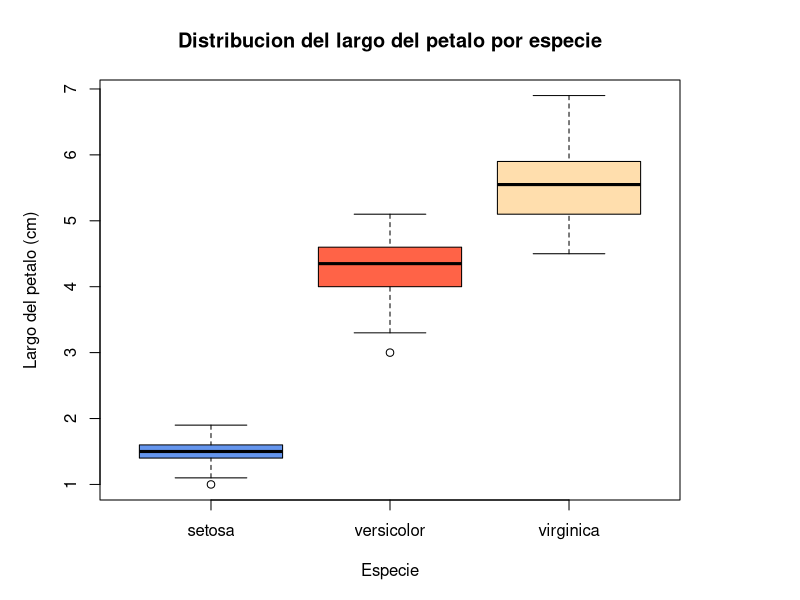
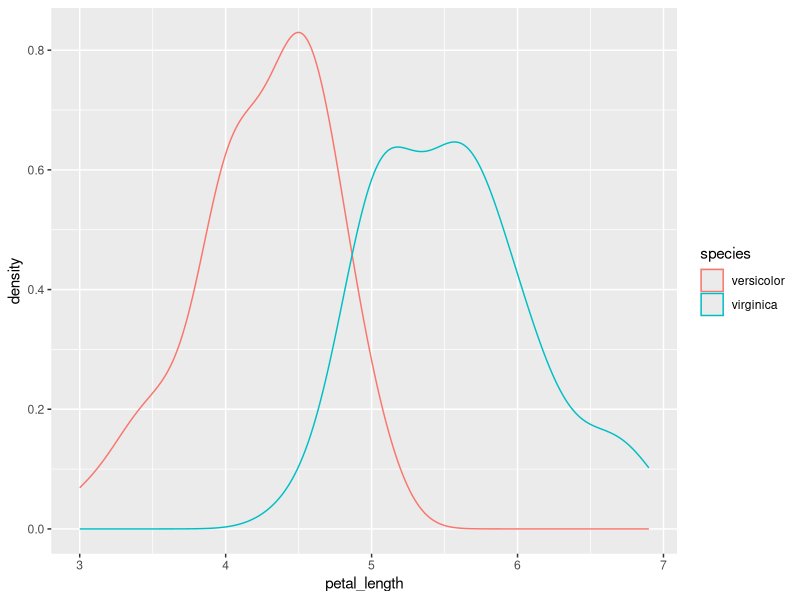
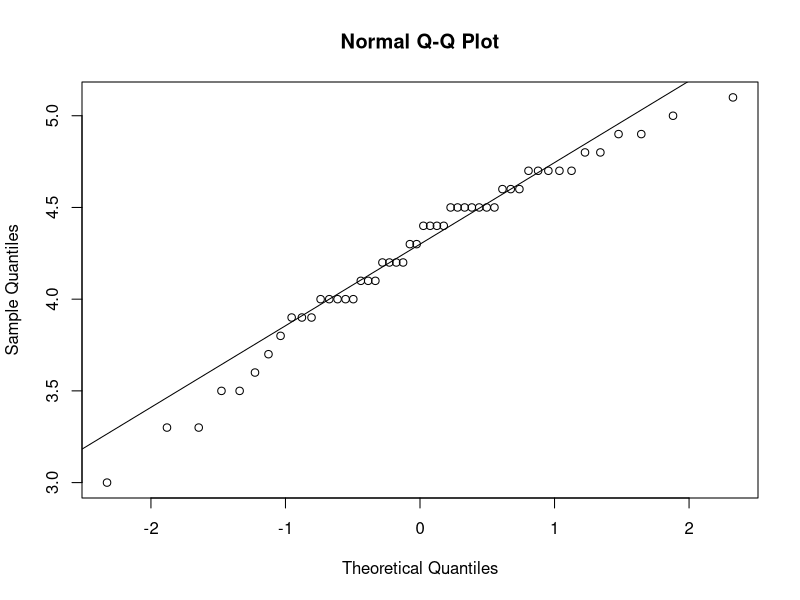
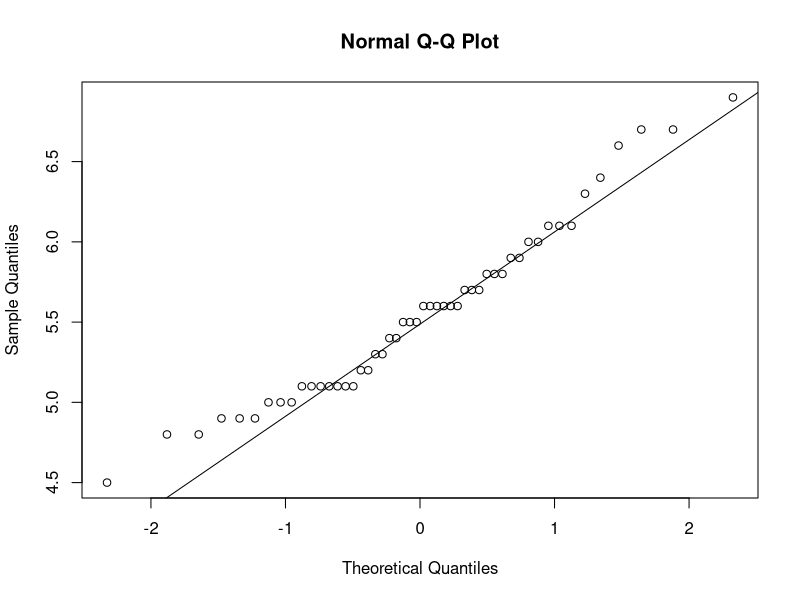

Write the R code that produced these figures, in order.
# 31/08/2025
#JEGR
# Base de datos Iris

library("ggplot2")
library("dplyr")

# Base de datos
data("iris")
View(iris)

# Renombrar base de datos, para hacerlo mas facil de seguir
iris_df <- rename(iris,
                  petal_length = Petal.Length,
                  petal_width = Petal.Width,
                  sepal_length = Sepal.Length,
                  sepal_width = Sepal.Width,
                  species = Species)

# Datos estadisticos descriptivos simples
summary(iris_df)
head(iris_df)

# Grafico boxplot simple
color <- c("cornflowerblue", "tomato", "navajowhite")

windows(width = 4.5, height = 4) # Hacer la ventana mas ancha que alta

opar <- par(no.readonly = T)  #Guardar los parametros graficos actuales

par(mar = c(5, 5, 4, 6)) # Cambiar margenes de la grafica

boxplot(iris_df$petal_length ~ iris_df$species,
        col = color,
        main = "Distribucion del largo del petalo por especie",
        xlab = "Especie",
        ylab = "Largo del petalo (cm)")
legend("right",
       legend = c("setosa", "versicolor", "virginica"),
       inset = c(-0.57, 0),
       fill = color,
       col = color,
       xpd = T)
on.exit(par(opar))


# Estadistica descriptiva -------------------------------------------------

data_sub <- subset(iris_df, species %in% c("versicolor", "virginica"))
iris_sp <- data.frame(species = data_sub$species,
                      petal_length = data_sub$petal_length) # Dataframe con solo
                      # species (en orden, versicolor y virginica) y petal_length
View(iris_sp)
head(iris_sp)
summary(iris_sp)

# Media, desv.est y varianza

tapply(iris_sp$petal_length, iris_sp$species, mean)
tapply(iris_sp$petal_length, iris_sp$species, sd)
tapply(iris_sp$petal_length, iris_sp$species, var)

# Grafica de densidad
ggplot(iris_sp, aes(x = petal_length, color = species,))+
         geom_density()

df_versicolor <- subset(iris_sp, species  == "versicolor")
df_virginica <- subset(iris_sp, species != "versicolor")

# Hipotesis ---------------------------------------------------------------

# ¿Existe una diferencia significante entre el largo del petalo de ambas especies?
# H0 = no hay diferencia
# H1 = si hay diferencia


# Grafico de normalidad para ambas especies
qqnorm(df_versicolor$petal_length); qqline(df_versicolor$petal_length)
qqnorm(df_virginica$petal_length); qqline(df_virginica$petal_length)
# Ambos tienen datos normales

# Prueba de normalidad
shapiro.test(df_versicolor$petal_length)
shapiro.test(df_virginica$petal_length)
# Mayor a 0.05 (p-value = 0.1585), por lo que hay una diferencia significativa entre ambas variables

# Homogeneidad de varianzas
var.test(df_versicolor$petal_length, df_virginica$petal_length)
# p-value = 0.2637, varianzas relativamente similares, se puede utilizar prueba de t

# Prueba de t
t.test(df_versicolor$petal_length, df_virginica$petal_length,
       alternative = "two.sided",
       var.equal = T)
# p-value < 2.2e-16, menor a 0.05, por lo que se rechaza H0, hay una gran diferencia
# En tamaño de petalos

# Prueba de cohen´s d
cohens_efecto <- function(x,y) {
  n1 <- length(x); n2 <- length(y)
  s1 <- sd(x); s2 <- sd(y)
  sp <- sqrt(((n1-1) * s1^2 + (n2 - 1) * s2^2) / (n1 + n2 -2))
  (mean(x) - mean(y)) / sp
}

d_cal <- (cohens_efecto(df_versicolor$petal_length, df_virginica$petal_length))
d_cal
